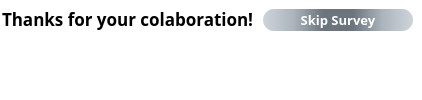
                   <widget class="QFrame" name="frame_16">
                    <property name="sizePolicy">
                     <sizepolicy hsizetype="Expanding" vsizetype="Expanding">
                      <horstretch>0</horstretch>
                      <verstretch>0</verstretch>
                     </sizepolicy>
                    </property>
                    <property name="styleSheet">
                     <string notr="true">background-color:rgba(0,0,0,0);</string>
                    </property>
                    <property name="frameShape">
                     <enum>QFrame::StyledPanel</enum>
                    </property>
                    <property name="frameShadow">
                     <enum>QFrame::Raised</enum>
                    </property>
                    <layout class="QHBoxLayout" name="horizontalLayout_15">
                     <property name="spacing">
                      <number>0</number>
                     </property>
                     <property name="leftMargin">
                      <number>0</number>
                     </property>
                     <property name="topMargin">
                      <number>0</number>
                     </property>
                     <property name="rightMargin">
                      <number>0</number>
                     </property>
                     <property name="bottomMargin">
                      <number>0</number>
                     </property>
                     <item alignment="Qt::AlignHCenter|Qt::AlignTop">
                      <widget class="QFrame" name="frame_20">
                       <property name="sizePolicy">
                        <sizepolicy hsizetype="Expanding" vsizetype="Expanding">
                         <horstretch>0</horstretch>
                         <verstretch>0</verstretch>
                        </sizepolicy>
                       </property>
                       <property name="frameShape">
                        <enum>QFrame::StyledPanel</enum>
                       </property>
                       <property name="frameShadow">
                        <enum>QFrame::Raised</enum>
                       </property>
                       <layout class="QHBoxLayout" name="horizontalLayout_16">
                        <property name="spacing">
                         <number>0</number>
                        </property>
                        <property name="leftMargin">
                         <number>0</number>
                        </property>
                        <property name="topMargin">
                         <number>5</number>
                        </property>
                        <property name="rightMargin">
                         <number>0</number>
                        </property>
                        <property name="bottomMargin">
                         <number>0</number>
                        </property>
                        <item>
                         <widget class="QLabel" name="label_10">
                          <property name="font">
                           <font>
                            <family>BankGothic Md BT</family>
                            <pointsize>13</pointsize>
                            <weight>75</weight>
                            <bold>true</bold>
                           </font>
                          </property>
                          <property name="text">
                           <string>Thanks for your colaboration!</string>
                          </property>
                         </widget>
                        </item>
                       </layout>
                      </widget>
                     </item>
                     <item alignment="Qt::AlignRight|Qt::AlignTop">
                      <widget class="QFrame" name="frame_19">
                       <property name="sizePolicy">
                        <sizepolicy hsizetype="Expanding" vsizetype="Expanding">
                         <horstretch>0</horstretch>
                         <verstretch>0</verstretch>
                        </sizepolicy>
                       </property>
                       <property name="styleSheet">
                        <string notr="true">QPushButton#pushButton_2{
	background-color: qlineargradient(spread:pad, x1:0, y1:0, x2:1, y2:0, stop:0 #ced4da, stop:0.2 #adb5bd, stop:0.4 #6c757d, stop:0.6 #6c757d, stop:0.8 #adb5bd, stop:1 #ced4da);
	color:rgba(255,255,255,255);
	border-radius:11px;
}

QPushButton#pushButton_2:hover{
	background-color: qlineargradient(spread:pad, x1:0, y1:0, x2:1, y2:0, stop:0 #ced4da, stop:0.1 #adb5bd, stop:0.2 #6c757d, stop:0.8 #6c757d, stop:0.9 #adb5bd, stop:1 #ced4da);
}

QPushButton#pushButton_2:pressed{
	background-color: qlineargradient(spread:pad, x1:0, y1:0, x2:1, y2:0, stop:0 #ced4da, stop:0.1 #adb5bd, stop:0.2 #6c757d, stop:0.8 #6c757d, stop:0.9 #adb5bd, stop:1 #ced4da);
	padding-left:5px;
	padding-top:5px;
}</string>
                       </property>
                       <property name="frameShape">
                        <enum>QFrame::StyledPanel</enum>
                       </property>
                       <property name="frameShadow">
                        <enum>QFrame::Raised</enum>
                       </property>
                       <layout class="QVBoxLayout" name="verticalLayout_18">
                        <property name="spacing">
                         <number>0</number>
                        </property>
                        <property name="leftMargin">
                         <number>7</number>
                        </property>
                        <property name="topMargin">
                         <number>7</number>
                        </property>
                        <property name="rightMargin">
                         <number>7</number>
                        </property>
                        <property name="bottomMargin">
                         <number>7</number>
                        </property>
                        <item>
                         <widget class="QPushButton" name="pushButton_2">
                          <property name="enabled">
                           <bool>true</bool>
                          </property>
                          <property name="sizePolicy">
                           <sizepolicy hsizetype="Maximum" vsizetype="Maximum">
                            <horstretch>0</horstretch>
                            <verstretch>0</verstretch>
                           </sizepolicy>
                          </property>
                          <property name="minimumSize">
                           <size>
                            <width>150</width>
                            <height>22</height>
                           </size>
                          </property>
                          <property name="font">
                           <font>
                            <family>BankGothic Lt BT</family>
                            <pointsize>10</pointsize>
                            <weight>75</weight>
                            <bold>true</bold>
                           </font>
                          </property>
                          <property name="layoutDirection">
                           <enum>Qt::LeftToRight</enum>
                          </property>
                          <property name="styleSheet">
                           <string notr="true"/>
                          </property>
                          <property name="text">
                           <string>Skip Survey</string>
                          </property>
                         </widget>
                        </item>
                       </layout>
                      </widget>
                     </item>
                    </layout>
                   </widget>
